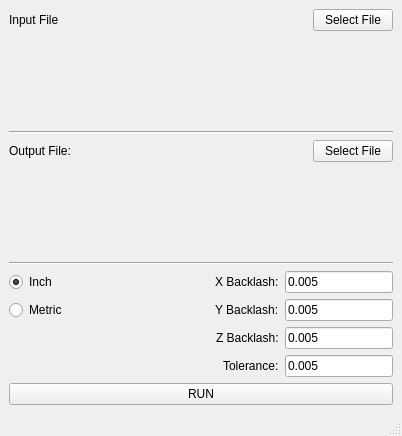
<?xml version="1.0" encoding="UTF-8"?>
<ui version="4.0">
 <class>MainWindow</class>
 <widget class="QMainWindow" name="MainWindow">
  <property name="geometry">
   <rect>
    <x>0</x>
    <y>0</y>
    <width>402</width>
    <height>436</height>
   </rect>
  </property>
  <property name="windowTitle">
   <string>GCode Backlash Compensation</string>
  </property>
  <widget class="QWidget" name="centralwidget">
   <layout class="QVBoxLayout" name="verticalLayout_2">
    <item>
     <layout class="QVBoxLayout" name="verticalLayout">
      <item>
       <layout class="QHBoxLayout" name="horizontalLayout_5">
        <item>
         <widget class="QLabel" name="label">
          <property name="text">
           <string>Input File</string>
          </property>
         </widget>
        </item>
        <item>
         <spacer name="horizontalSpacer_5">
          <property name="orientation">
           <enum>Qt::Horizontal</enum>
          </property>
          <property name="sizeHint" stdset="0">
           <size>
            <width>40</width>
            <height>20</height>
           </size>
          </property>
         </spacer>
        </item>
        <item>
         <widget class="QPushButton" name="btnInput">
          <property name="text">
           <string>Select File</string>
          </property>
         </widget>
        </item>
       </layout>
      </item>
      <item>
       <widget class="QLabel" name="lblInput">
        <property name="text">
         <string>&lt;No File Selected&gt;</string>
        </property>
        <property name="wordWrap">
         <bool>true</bool>
        </property>
       </widget>
      </item>
      <item>
       <widget class="Line" name="line">
        <property name="orientation">
         <enum>Qt::Horizontal</enum>
        </property>
       </widget>
      </item>
      <item>
       <layout class="QHBoxLayout" name="horizontalLayout_6">
        <item>
         <widget class="QLabel" name="label_3">
          <property name="text">
           <string>Output File:</string>
          </property>
         </widget>
        </item>
        <item>
         <spacer name="horizontalSpacer_6">
          <property name="orientation">
           <enum>Qt::Horizontal</enum>
          </property>
          <property name="sizeHint" stdset="0">
           <size>
            <width>40</width>
            <height>20</height>
           </size>
          </property>
         </spacer>
        </item>
        <item>
         <widget class="QPushButton" name="btnOutput">
          <property name="text">
           <string>Select File</string>
          </property>
         </widget>
        </item>
       </layout>
      </item>
      <item>
       <widget class="QLabel" name="lblOutput">
        <property name="text">
         <string>&lt;No File Selected&gt;</string>
        </property>
        <property name="wordWrap">
         <bool>true</bool>
        </property>
       </widget>
      </item>
      <item>
       <widget class="Line" name="line_2">
        <property name="orientation">
         <enum>Qt::Horizontal</enum>
        </property>
       </widget>
      </item>
      <item>
       <layout class="QHBoxLayout" name="horizontalLayout" stretch="0,1,0,0">
        <item>
         <widget class="QRadioButton" name="rbInch">
          <property name="text">
           <string>Inch</string>
          </property>
          <property name="checked">
           <bool>true</bool>
          </property>
         </widget>
        </item>
        <item>
         <spacer name="horizontalSpacer">
          <property name="orientation">
           <enum>Qt::Horizontal</enum>
          </property>
          <property name="sizeHint" stdset="0">
           <size>
            <width>40</width>
            <height>20</height>
           </size>
          </property>
         </spacer>
        </item>
        <item>
         <widget class="QLabel" name="label_5">
          <property name="text">
           <string>X Backlash:</string>
          </property>
         </widget>
        </item>
        <item>
         <widget class="QLineEdit" name="txtXBacklash">
          <property name="minimumSize">
           <size>
            <width>100</width>
            <height>0</height>
           </size>
          </property>
          <property name="text">
           <string>0.005</string>
          </property>
         </widget>
        </item>
       </layout>
      </item>
      <item>
       <layout class="QHBoxLayout" name="horizontalLayout_2" stretch="0,1,0,0">
        <item>
         <widget class="QRadioButton" name="rbMetric">
          <property name="text">
           <string>Metric</string>
          </property>
         </widget>
        </item>
        <item>
         <spacer name="horizontalSpacer_2">
          <property name="orientation">
           <enum>Qt::Horizontal</enum>
          </property>
          <property name="sizeHint" stdset="0">
           <size>
            <width>40</width>
            <height>20</height>
           </size>
          </property>
         </spacer>
        </item>
        <item>
         <widget class="QLabel" name="label_6">
          <property name="text">
           <string>Y Backlash:</string>
          </property>
         </widget>
        </item>
        <item>
         <widget class="QLineEdit" name="txtYBacklash">
          <property name="minimumSize">
           <size>
            <width>100</width>
            <height>0</height>
           </size>
          </property>
          <property name="text">
           <string>0.005</string>
          </property>
         </widget>
        </item>
       </layout>
      </item>
      <item>
       <layout class="QHBoxLayout" name="horizontalLayout_3" stretch="1,0,0">
        <item>
         <spacer name="horizontalSpacer_3">
          <property name="orientation">
           <enum>Qt::Horizontal</enum>
          </property>
          <property name="sizeHint" stdset="0">
           <size>
            <width>40</width>
            <height>20</height>
           </size>
          </property>
         </spacer>
        </item>
        <item>
         <widget class="QLabel" name="label_7">
          <property name="text">
           <string>Z Backlash:</string>
          </property>
         </widget>
        </item>
        <item>
         <widget class="QLineEdit" name="txtZBacklash">
          <property name="minimumSize">
           <size>
            <width>100</width>
            <height>0</height>
           </size>
          </property>
          <property name="text">
           <string>0.005</string>
          </property>
         </widget>
        </item>
       </layout>
      </item>
      <item>
       <layout class="QHBoxLayout" name="horizontalLayout_4" stretch="1,0,0">
        <item>
         <spacer name="horizontalSpacer_4">
          <property name="orientation">
           <enum>Qt::Horizontal</enum>
          </property>
          <property name="sizeHint" stdset="0">
           <size>
            <width>40</width>
            <height>20</height>
           </size>
          </property>
         </spacer>
        </item>
        <item>
         <widget class="QLabel" name="label_8">
          <property name="text">
           <string>Tolerance:</string>
          </property>
         </widget>
        </item>
        <item>
         <widget class="QLineEdit" name="txtTolerance">
          <property name="minimumSize">
           <size>
            <width>100</width>
            <height>0</height>
           </size>
          </property>
          <property name="text">
           <string>0.005</string>
          </property>
         </widget>
        </item>
       </layout>
      </item>
      <item>
       <widget class="QPushButton" name="btnRun">
        <property name="text">
         <string>RUN</string>
        </property>
       </widget>
      </item>
     </layout>
    </item>
   </layout>
  </widget>
  <widget class="QMenuBar" name="menubar">
   <property name="geometry">
    <rect>
     <x>0</x>
     <y>0</y>
     <width>402</width>
     <height>23</height>
    </rect>
   </property>
  </widget>
  <widget class="QStatusBar" name="statusbar"/>
 </widget>
 <resources/>
 <connections/>
</ui>
